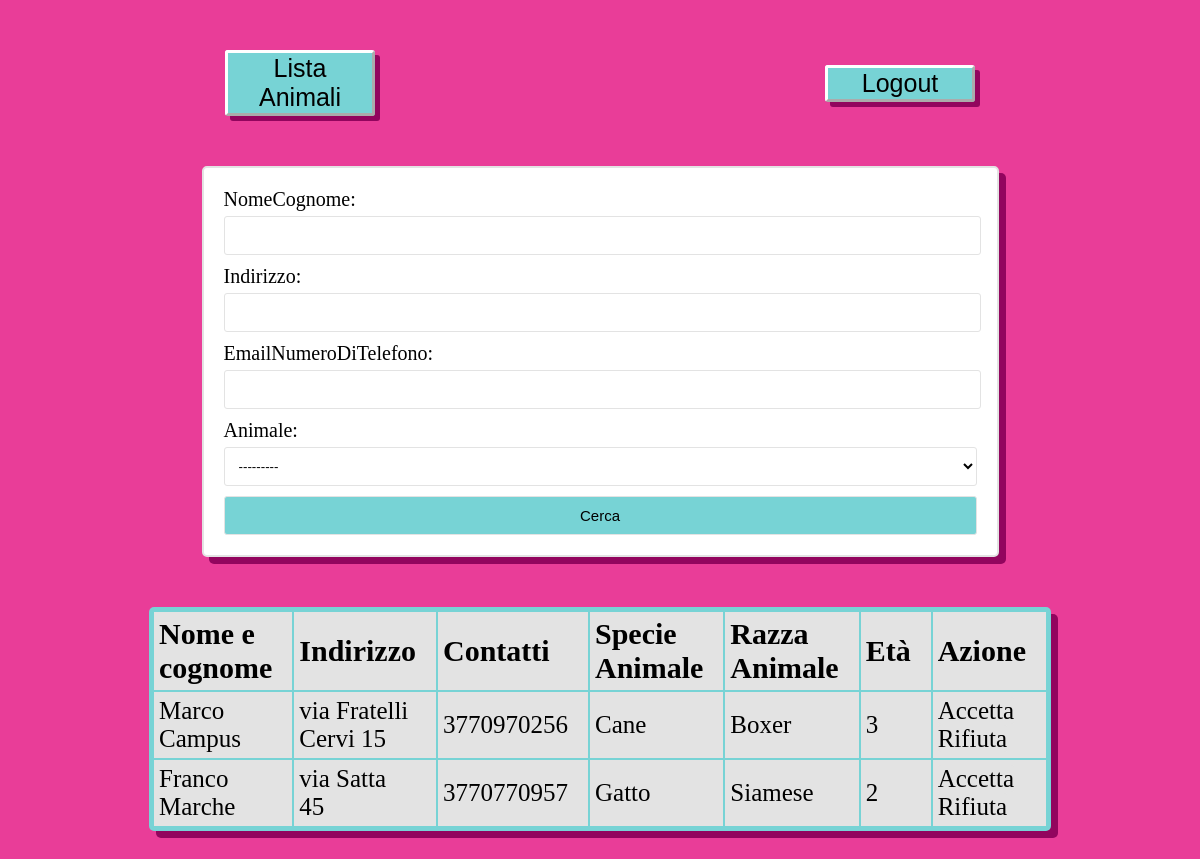
/home_amministratore/ (signed in), run on the app's committed database.
### adozione/models.py (models this page shows, shortened)
class RichiestaAdozione(models.Model):
    ID_richiestaAdozione = models.AutoField(primary_key=True)
    utente = models.ForeignKey(User, on_delete=models.PROTECT, null=True, default=0)
    animale = models.ForeignKey(Animale, on_delete=models.CASCADE, null=True, default=1)
    nomeCognome = models.CharField(max_length=320)
    indirizzo = models.CharField(max_length= 400)
    emailNumeroDiTelefono = models.CharField(max_length= 500)
    richiesta = models.CharField(max_length= 400, null=False, default="in attesa")

class Animale(models.Model):
    ID_animale = models.AutoField(primary_key=True)
    specie = models.CharField(max_length=100)
    razza = models.CharField(max_length=50)
    età = models.IntegerField(default=0)
    descrizione = models.CharField(max_length=400)
    def __str__(self):
        return str(self.ID_animale)

### adozione/views.py (the view)
# urls.py: path("home_amministratore/", views.home_amministratore, name="home_amministratore"),
@user_passes_test(lambda u: u.is_superuser, login_url='home')
def home_amministratore(request):
    richieste = RichiestaAdozione.objects.all()
    myFilter = RichesteFilter(request.GET, queryset=richieste)
    richieste = myFilter.qs
    context = {'richieste':richieste, 'myFilter': myFilter}
    return render(request,'home_amministratore.html',context)

### adozione/templates/home_amministratore.html (shortened to what this page needs)
{% load static %}
<!DOCTYPE html>
<html>
    <head>
        <link rel="stylesheet" type="text/css" href="{% static 'styles.css' %}">
    </head>
    <body>
        <div class="navbar">
            <a class="button_link" href="{% url 'lista_animaliAmministratore' %}">
                <button class="pulsante" >Lista Animali</button>
            </a>
            <a class="button_link" href="{% url 'logout' %}">
                <button class="pulsante" >Logout</button>
            </a>
        </div>
        <form id= "form_ricerca" method="get">
            {{myFilter.form}}
            <button class="btn btn-primary" type="submit"> Cerca </button>
        </form>
        <table>
            <thead>
                <th>Nome e cognome</th>
                <th>Indirizzo</th>
                <th>Contatti</th>
                <th>Specie Animale</th>
                <th>Razza Animale</th>
                <th>Età</th>
                <th>Azione</th>
            </thead>
            <tbody>
                {% for richiesta in richieste %}
                <tr id={{richiesta.ID_richiestaAdozione}}>
                    <td>{{ richiesta.nomeCognome }}</td>
                    <td>{{ richiesta.indirizzo }}</td>
                    <td>{{ richiesta.emailNumeroDiTelefono}}</td>
                    <td> {{richiesta.animale.specie}}</td>
                    <td> {{richiesta.animale.razza}}</td>
                    <td> {{richiesta.animale.età}}</td>
                    <td>
                        <a href="{% url 'accetta_rifiuta_view' richiesta.ID_richiestaAdozione 'true' %}" class="pulsante pulsante_tabella">Accetta</a>
                        <a href="{% url 'accetta_rifiuta_view' richiesta.ID_richiestaAdozione 'false' %}" class="pulsante pulsante_tabella">Rifiuta</a>
                    </td>
                </tr>
                {% endfor %}
            </tbody>
        </table>
    </body>
</html>

### adozione/static/styles.css (style rules this page uses)
* { background-color: rgb(233, 61, 152) ; margin: 0; }
.navbar { display: flex; align-items: center; justify-content: space-around; }
.button_link { width: 150px; margin-top: 50px; align-self: center; }
.pulsante { background-color: rgb(119, 211, 213); border-color: #fff; border-width: 3px; width: 100%; font-size: 25px; box-shadow: 5px 5px rgb(146, 5, 94); border-radius: 3px; }
a, a:hover, a:focus, a:active { text-decoration: none; color: inherit; }
.pulsante_tabella { background: #e3e3e3; box-shadow: none; }
table { background-color: rgb(119, 211, 213); margin: auto; margin-top: 50px; text-align: left; width: 70%; padding: 3px; box-shadow: 7px 7px rgb(146, 5, 94); border-radius: 5px; margin-bottom: 100px; }
th, td { background-color: #e3e3e3; font-size: 30px; padding: 5px; padding-right: 20px; }
td { font-size: 25px; }
form { max-width: 400px; margin: auto; padding: 20px; border: 2px solid #e3e3e3; border-radius: 5px; box-shadow: 7px 7px rgb(146, 5, 94); background-color: #fff; margin-top: 50px; font-size: 20px; }
form label { background-color: #fff; }
form input[type="text"], form input[type="email"], form input[type="password"], form select, #id_età { width: 90%; padding: 10px; margin-bottom: 10px; margin-top: 5px; border: 1.5px solid #e3e3e3; border-radius: 3px; background-color: #fff; }
form button[type="submit"], input { width: 100%; padding: 10px; background-color: rgb(119, 211, 213); color: #fff; border: 1px solid #e3e3e3; border-radius: 3px; font-size: 15px; color:black; }
#form_ricerca #id_nomeCognome, #form_ricerca #id_indirizzo, #form_ricerca #id_emailNumeroDiTelefono { width: 745px; padding-left: 5; padding-right: 0; }
#id_animale { width: 753px; }
#form_ricerca { width: 753px; max-width: none; }
select > option { background-color: rgb(119, 211, 213); }

### data on the page
RichiestaAdozione: nomeCognome "Marco Campus", indirizzo "via Fratelli Cervi 15", emailNumeroDiTelefono "3770970256", animale.specie "Cane", animale.razza "Boxer", animale.età "3"
RichiestaAdozione: nomeCognome "Franco Marche", indirizzo "via Satta 45", emailNumeroDiTelefono "3770770957", animale.specie "Gatto", animale.razza "Siamese", animale.età "2"
